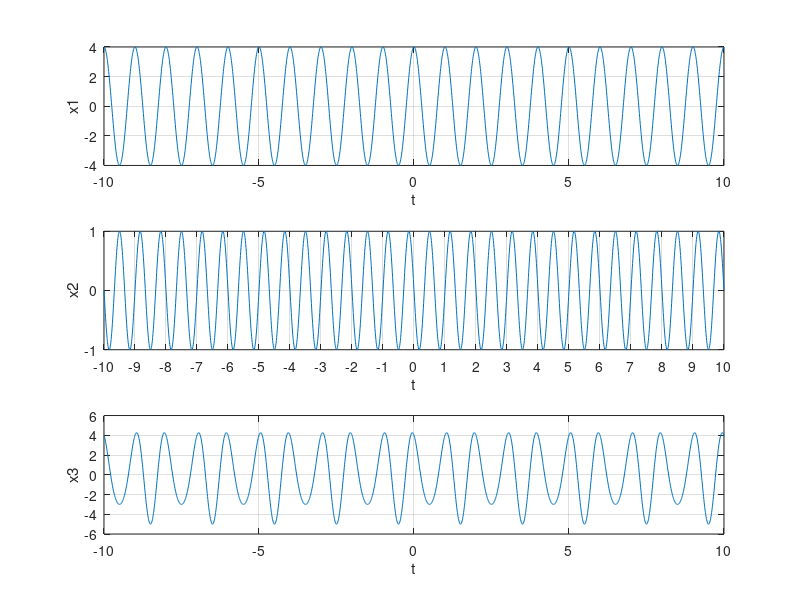

The MATLAB script that drew this image:
clc
close all
clear all


t=-10:0.01:10;
A=4;
B=1;

fase1=0;
fase2=pi/2;

w0=2*pi;
w1=3*pi;



subplot(3,1,1);
x1=A*cos(w0*t+fase1);
plot(t,x1);
grid on
xlabel('t');
ylabel('x1');

subplot(3,1,2);
x2=B*cos(w1*t+fase2);
plot(t,x2);
grid on
set(gca,'xtick',-10:1:10)
set(gca,'ytick',-10:1:10)
xlabel('t');
ylabel('x2');


subplot(3,1,3);
x3=x1+x2;
plot(t,x3);
grid on
%set(gca,'xtick',[-10:1:10])
%set(gca,'ytick',[-10:1:10])
xlabel('t');
ylabel('x3');

